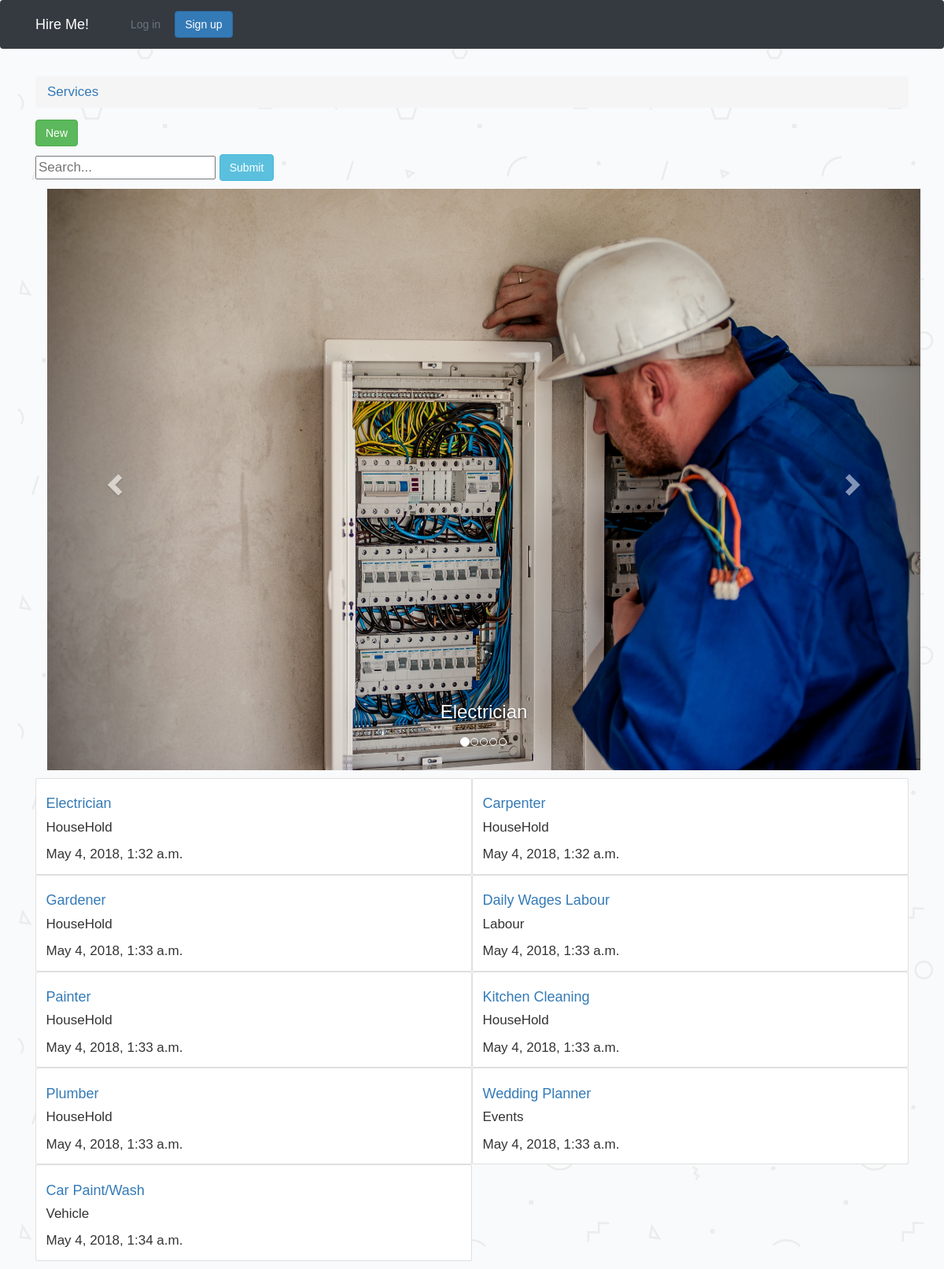
/services/, run on an earlier commit of the app's database.
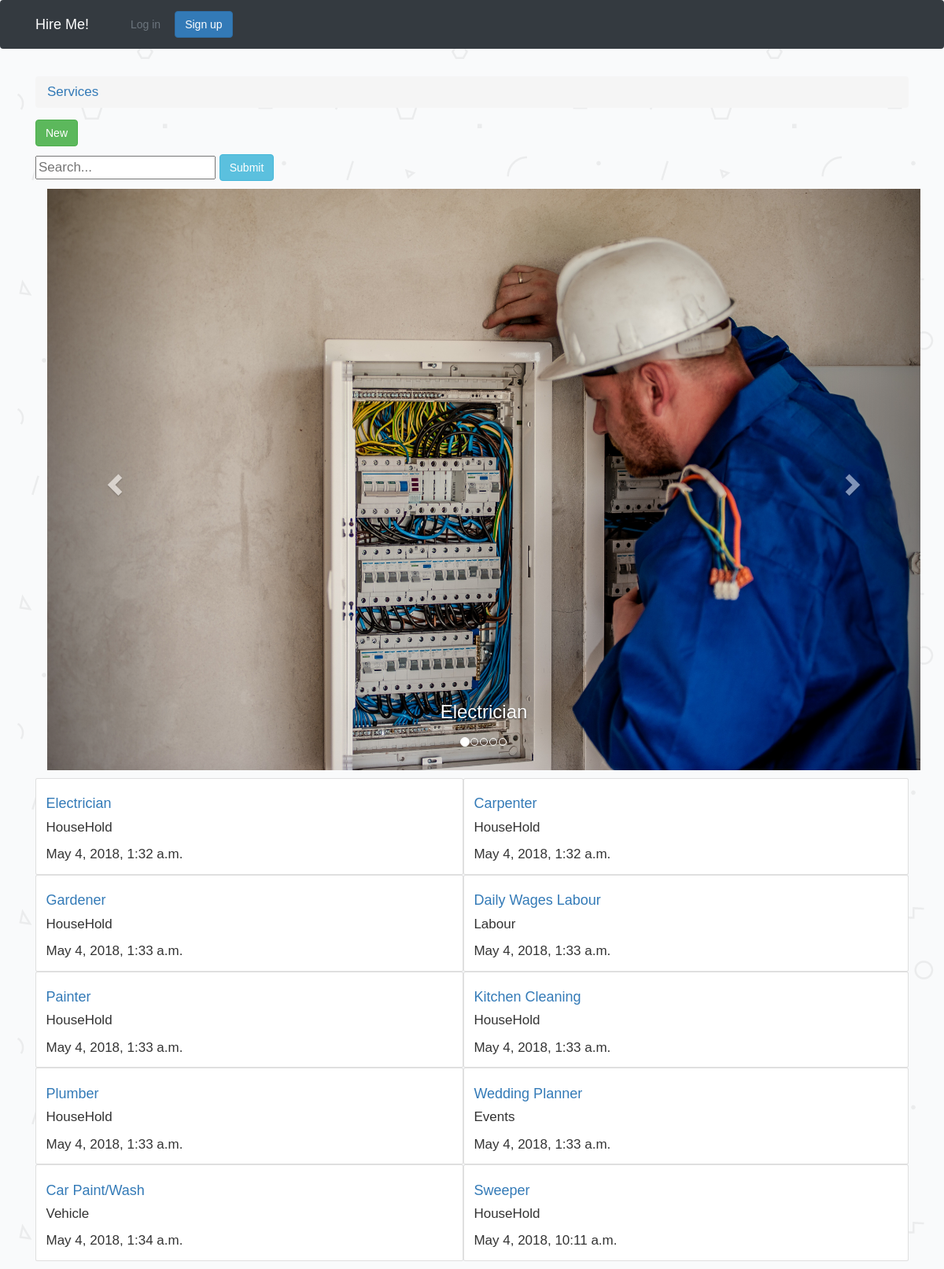
And on a later commit of the database.
### hire/models.py (models this page shows, shortened)
class Services(models.Model):
	name = models.CharField(max_length = 40, unique =True)
	category = models.CharField(max_length = 40)
	last_updated = models.DateTimeField(auto_now_add=True)

### hire/views.py (the view)
# urls.py: url(r'^services/$', hire_views.home, name='home'),
def home(request):
	ser = Services.objects.all()
	query = request.GET.get('search_box')
	if query:
		ser = Services.objects.filter(Q(name__icontains=query)| Q(category__icontains=query) |Q(last_updated__icontains=query))
	return render(request,'service.html',{'services':ser})

### templates/service.html (shortened to what this page needs)
{% extends 'base.html' %}
{% block link %}
  <link rel="stylesheet" href="https://maxcdn.bootstrapcdn.com/bootstrap/3.3.7/css/bootstrap.min.css">
{% endblock %}
     {% block breadcrumb %}
        <li class="breadcrumb-item"><a href="{% url 'home' %}">Services</a></li>
       {% endblock %}
	 {% block content %}
  <a href = "{% url 'new_service' %}">  <button type="submit" class="btn btn-success">New</button></a>
    <form type="GET" action="." style="margin: 0">
    <input  id="search_box" type="text" name="search_box"  placeholder="Search..." >
   <button id="search_submit" type="submit" class="btn btn-info" >Submit</button>
</form>
<div class="container">
  <div id="myCarousel" class="carousel slide" data-ride="carousel">
    <ol class="carousel-indicators">
      <li data-target="#myCarousel" data-slide-to="0" class="active"></li>
      <li data-target="#myCarousel" data-slide-to="1"></li>
      <li data-target="#myCarousel" data-slide-to="2"></li>
      <li data-target="#myCarousel" data-slide-to="3"></li>
      <li data-target="#myCarousel" data-slide-to="4"></li>
    </ol>
    <div class="carousel-inner">
      <div class="item active">
        <img src="/static/img/elect.jpg" alt="Los Angeles" style="width:100%;">
        <div class="carousel-caption">
          <h3>Electrician</h3>
        </div>
      </div>
    </div>
    <a class="left carousel-control" href="#myCarousel" data-slide="prev">
      <span class="glyphicon glyphicon-chevron-left"></span>
    </a>
    <a class="right carousel-control" href="#myCarousel" data-slide="next">
      <span class="glyphicon glyphicon-chevron-right"></span>
    </a>
  </div>
</div>
 <table style="width:100%">
 {% for service in services %}
     {% cycle 'row' '' as row silent %}
        {% if row %}<tr>{% endif %}
            <div class="card-columns">
            <td>
            <div class="card">
            <div class="card-body">
            <h4 class="card-title"><a href="{% url 'serve_list' service.pk %}">  {{ service.name }}</a></h4>
             <p class="card-text">{{service.category}}</p>
            <p class="card-text">{{ service.last_updated}}</p>
            </td>
            </div>
            </div>
        {% if not row %}</tr>{% endif %}
{% endfor %}
{% endblock %}

What changed in the data, as far as the page shows it:
added Services: name "Sweeper", category "HouseHold", last_updated "May 4, 2018, 10:11 a.m."
